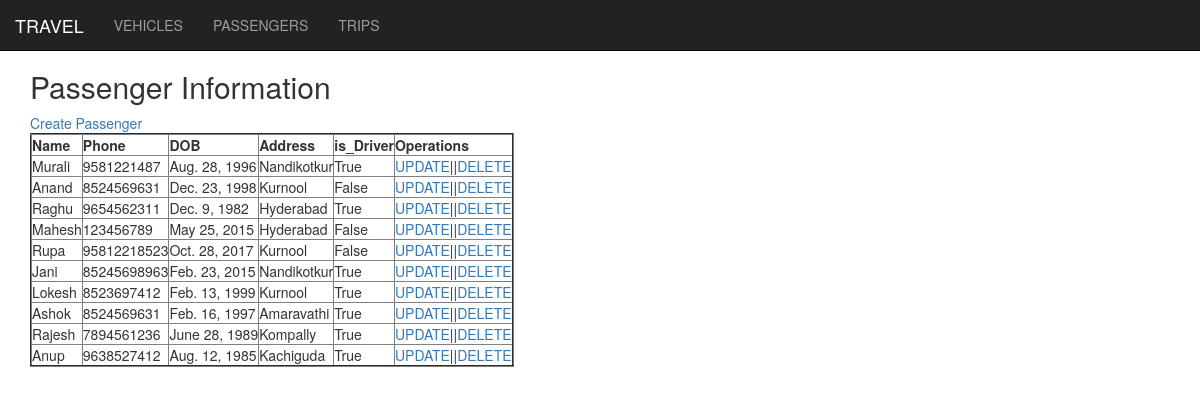
/bus/passenger1/, run on the app's committed database.
### bus/models.py (models this page shows, shortened)
class Passenger(models.Model):
	name = models.CharField(max_length = 250)
	phone = models.CharField(max_length = 11)
	dob = models.DateField()
	address = models.TextField(blank=True,default="")
	is_driver = models.BooleanField(default = False)

### bus/templates/bus/home2.html
{% extends "bus/base.html" %}
{% block content %}
	<h2>Passenger Information </h2>
	<a href="/passenger/passenger_create">Create Passenger</a>
	<table border="2">
		<tr>
			<th>Name</th>
			<th>Phone</th>
			<th>DOB</th>
			<th>Address</th>
			<th>is_Driver</th>
			<th>Operations</th>
		</tr>
		{% for passenger in data %}
		<tr>
			<td>{{passenger.name}}</td>
			<td>{{passenger.phone}}</td>
			<td>{{passenger.dob}}</td>
			<td>{{passenger.address}}</td>
			<td>{{passenger.is_driver}}</td>
			<td><a href="/passenger/passenger_update/{{passenger.id}}">UPDATE</a>||<a href="/passenger/passenger_delete/{{passenger.id}}">DELETE</a></td>
		</tr>
		{% endfor %}
	</table>
{% endblock %}

### data on the page
Passenger: name "Murali", phone "9581221487", dob "Aug. 28, 1996", address "Nandikotkur", is_driver "True"
Passenger: name "Anand", phone "8524569631", dob "Dec. 23, 1998", address "Kurnool", is_driver "False"
Passenger: name "Raghu", phone "9654562311", dob "Dec. 9, 1982", address "Hyderabad", is_driver "True"
Passenger: name "Mahesh", phone "123456789", dob "May 25, 2015", address "Hyderabad", is_driver "False"
Passenger: name "Rupa", phone "95812218523", dob "Oct. 28, 2017", address "Kurnool", is_driver "False"
Passenger: name "Jani", phone "85245698963", dob "Feb. 23, 2015", address "Nandikotkur", is_driver "True"
Passenger: name "Lokesh", phone "8523697412", dob "Feb. 13, 1999", address "Kurnool", is_driver "True"
Passenger: name "Ashok", phone "8524569631", dob "Feb. 16, 1997", address "Amaravathi", is_driver "True"
Passenger: name "Rajesh", phone "7894561236", dob "June 28, 1989", address "Kompally", is_driver "True"
Passenger: name "Anup", phone "9638527412", dob "Aug. 12, 1985", address "Kachiguda", is_driver "True"
